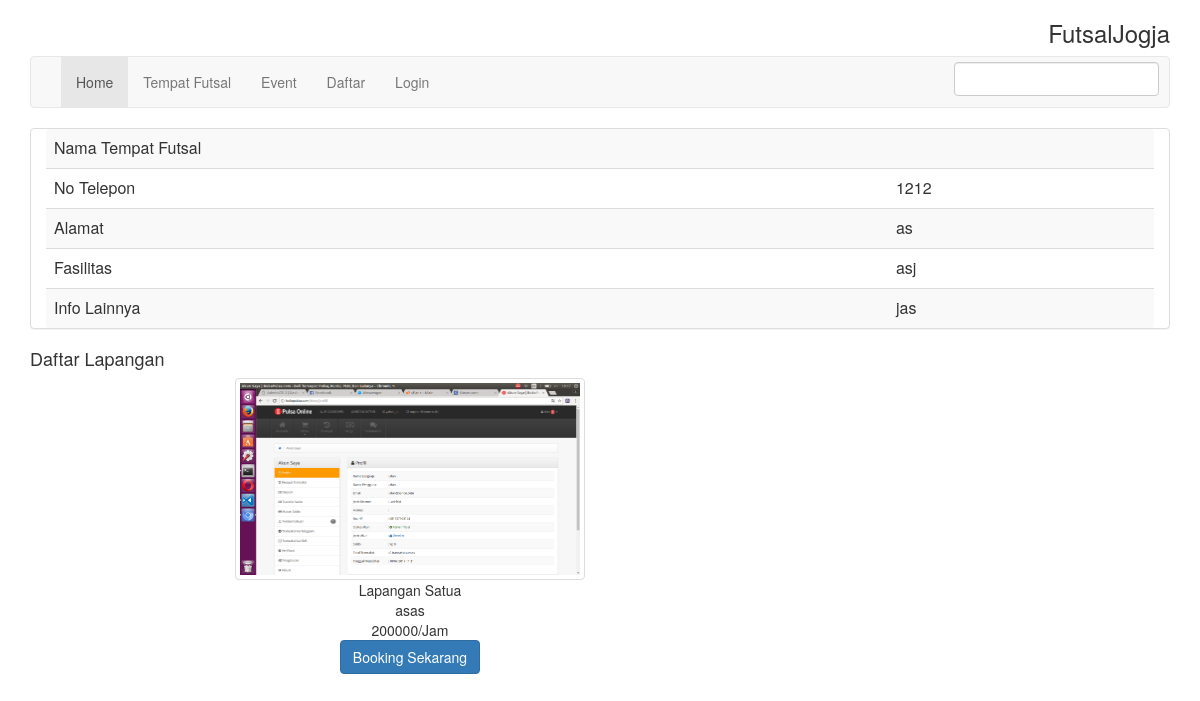
Page /index.php?p=lapangan&id=1 on the committed database.
### tables this page shows
CREATE TABLE `owner_futsal` (
  `id_owner` int(11) NOT NULL,
  `username_owner` varchar(30) DEFAULT NULL,
  `password_owner` varchar(32) DEFAULT NULL,
  `nama_owner` varchar(30) DEFAULT NULL,
  `telp` varchar(50) DEFAULT NULL,
  `nama_futsal` varchar(50) DEFAULT NULL,
  `alamat_futsal` varchar(500) DEFAULT NULL,
  `fasilitas` varchar(300) DEFAULT NULL,
  `info_futsal` text,
  `foto_futsal` varchar(20) DEFAULT NULL,
  `status_aktif` enum('0','1') DEFAULT NULL
);

CREATE TABLE `data_lapangan` (
  `id_lapangan` int(11) NOT NULL,
  `kd_lapangan` varchar(11) DEFAULT NULL,
  `id_owner` int(11) DEFAULT NULL,
  `nama_lapangan` varchar(200) DEFAULT NULL,
  `foto_lapangan` varchar(50) DEFAULT NULL,
  `ket_lapangan` text,
  `info_harga` text
);

### includes/lapangan/read.php (the view, shortened to what this page needs)
<?php if (empty($_SESSION['type']) || $_SESSION['type']=='Member'): ?>
	<?php
$get = addslashes($_GET['id']);
$queryInfo = mysqli_query($conn,"SELECT * from owner_futsal where id_owner = '$get'");
$fetch = mysqli_fetch_object($queryInfo);
 ?>
<div class="panel panel-default col-lg-12">
<table class="table table-striped">
	<tr>
		<td>Nama Tempat Futsal</td><td><?php echo $fetch->nama_futsal; ?></td>
	</tr>
	<tr>
		<td>No Telepon</td><td><?php echo $fetch->telp; ?></td>
	</tr>
	<tr>
		<td>Alamat</td><td><?php echo $fetch->alamat_futsal; ?></td>
	</tr>
	<tr>
		<td>Fasilitas</td><td><?php echo $fetch->fasilitas; ?></
	</tr>
	<tr>
		<td>Info Lainnya</td><td><?php echo $fetch->info_futsal; ?></td>
	</tr>
</table>
</div>
<?php endif ?>
<h4>Daftar Lapangan </h4>
<div class="col-lg-8" style="margin: 0 auto;float: none;">
<div class="row">
<?php
if (empty($_SESSION['type']) || $_SESSION['type'] == 'member') {
$id = @$_GET['id'];
}
$q = mysqli_query($conn,"select * from data_lapangan where id_owner = '$id'");
while($d = mysqli_fetch_object($q)){ ?>
	<div class="col-lg-6" >
		<img src="<?php echo "uploads/".$d->foto_lapangan; ?>" class="img img-thumbnail">
		<center>
			<?php echo $d->nama_lapangan ?> <br>
			<?php echo $d->ket_lapangan; ?> <br>
			<?php echo $d->info_harga."/Jam"; ?>
			 <br>
			<?php if (empty($_SESSION['type']) || $_SESSION['type'] == 'member') {
				?>
				<a href="index.php?p=booking&id=<?php echo $d->id_lapangan; ?>"><button class="btn btn-primary">Booking Sekarang</button></a>
				<?php
					}
 ?>
		</center>
	</div>
	<?php } ?>
</div>
</div>

### rows in the picture
owner_futsal: telp "1212", alamat_futsal "as", fasilitas "asj", info_futsal "jas"
data_lapangan: foto_lapangan (picture), nama_lapangan "Lapangan Satua", ket_lapangan "asas", info_harga "200000"
